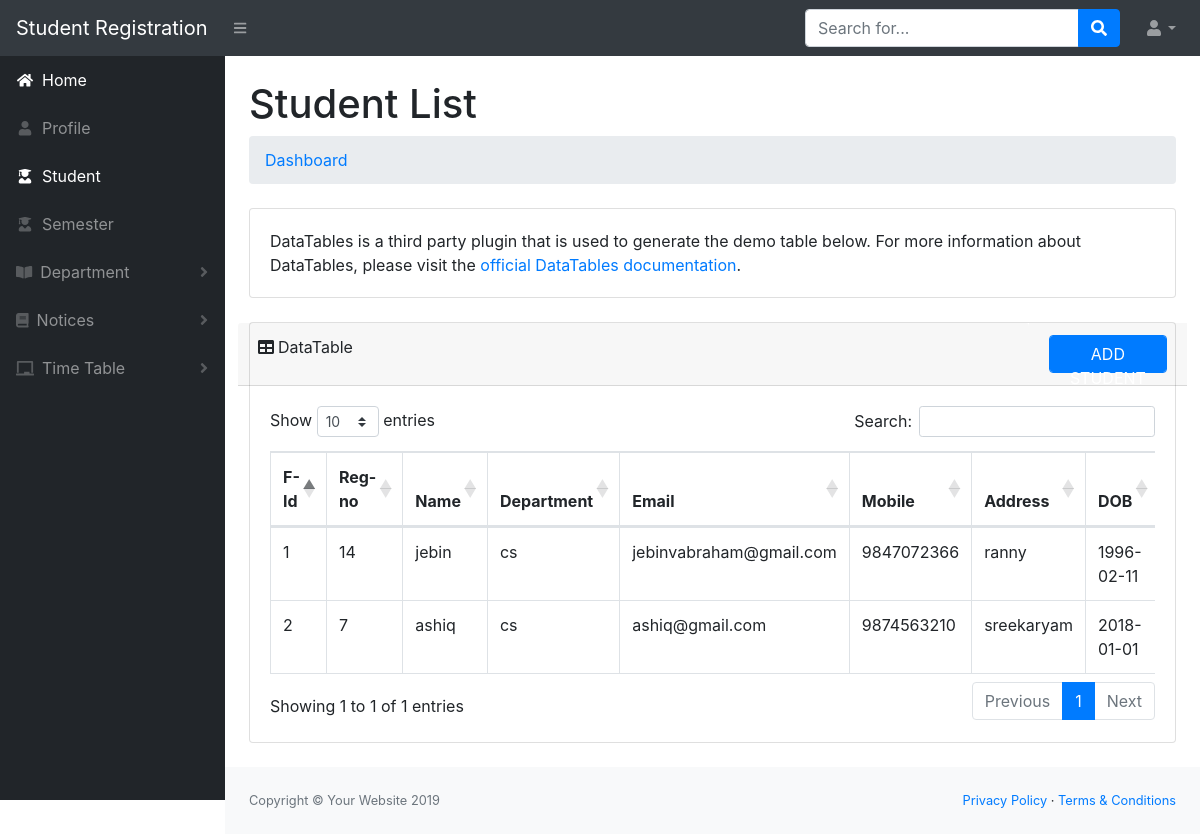
The app's page /view/facultyhome.php (signed in) with its own data.
### tables this page shows
CREATE TABLE `student` (
  `studid` int(11) NOT NULL,
  `regno` int(11) NOT NULL,
  `studentname` varchar(30) NOT NULL,
  `departmentname` varchar(30) NOT NULL,
  `email` varchar(30) NOT NULL,
  `dob` date NOT NULL,
  `gender` varchar(30) NOT NULL,
  `address` varchar(30) NOT NULL,
  `mobile` bigint(20) NOT NULL,
  `password` varchar(30) NOT NULL
);

### view/facultyhome.php (the view, shortened to what this page needs)
<!DOCTYPE html>
<html lang="en">
    <head>
        <link href="css/styles.css" rel="stylesheet" />
        <link href="https://cdn.datatables.net/1.10.20/css/dataTables.bootstrap4.min.css" rel="stylesheet" />
    </head>
    <body class="sb-nav-fixed">
        <nav class="sb-topnav navbar navbar-expand navbar-dark bg-dark">
            <a class="navbar-brand" href="index.html">Student Registration</a><button class="btn btn-link btn-sm order-1 order-lg-0" id="sidebarToggle" href="#"><i class="fas fa-bars"></i></button
            >
            <a class="d-none d-md-inline-block form-inline ml-auto mr-0 mr-md-3 my-2 my-md-0">
                <div class="input-group">
                    <input class="form-control" type="text" placeholder="Search for..." aria-label="Search" aria-describedby="basic-addon2" />
                    <div class="input-group-append">
                        <button class="btn btn-primary" type="button"><i class="fas fa-search"></i></button>
                    </div>
                </div>
            </a>
            <ul class="navbar-nav ml-auto ml-md-0">
                <li class="nav-item dropdown">
                    <a class="nav-link dropdown-toggle" id="userDropdown" href="#" role="button" data-toggle="dropdown" aria-haspopup="true" aria-expanded="false"><i class="fas fa-user  fa-fw"></i></a>
                </li>
            </ul>
        </nav>
        <div id="layoutSidenav">
            <div id="layoutSidenav_nav">
                <nav class="sb-sidenav accordion sb-sidenav-dark" id="sidenavAccordion">
                    <div class="sb-sidenav-menu">
                        <div class="nav">
                            <a class="nav-link" href="facultyhome.php"
                                ><div class="sb-nav-link-icon"><i class="fa fa-home fa-fw"></i></div>
                                Home</a>
                            <a class="nav-link" href="facultyprofile.php"
                                ><div class="sb-nav-link-icon"><i class="fa fa-user fa-fw"></i></div>
                                Profile</a>
                            <a class="nav-link" href="facultyhome.php"
                            ><div class="sb-nav-link-icon"><i class="fa fa-user-graduate fa-fw"></i></div>
                            Student</a>
                            <a class="nav-link" href="facultysem.php"
                            ><div class="sb-nav-link-icon"><i class="fa fa-user-graduate fa-fw"></i></div>
                            Semester</a>
                            <a class="nav-link collapsed" href="#" data-toggle="collapse" data-target="#collapsePages" aria-expanded="false" aria-controls="collapsePages"
                                ><div class="sb-nav-link-icon"><i class="fas fa-book-open"></i></div>
                                Department
                                <div class="sb-sidenav-collapse-arrow"><i class="fas fa-angle-down"></i></div
                            ></a>
                            <a class="nav-link collapsed" href="#" data-toggle="collapse" data-target="#collapse" aria-expanded="false" aria-controls="collapse"
                                ><div class="sb-nav-link-icon"><i class="fas fa-book"></i></div>
                                Notices
                                <div class="sb-sidenav-collapse-arrow"><i class="fas fa-angle-down"></i></div
                            ></a>
                            <a class="nav-link collapsed" href="#" data-toggle="collapse" data-target="#collapseP" aria-expanded="false" aria-controls="collapsePages"
                                ><div class="sb-nav-link-icon"><i class="fas fa-chalkboard"></i></div>
                                Time Table
                                <div class="sb-sidenav-collapse-arrow"><i class="fas fa-angle-down"></i></div
                            ></a>
                </nav>
            </div>
            <div id="layoutSidenav_content">
                <main>
                    <div class="container-fluid">
                        <h1 class="mt-4">Student List</h1>
                        <ol class="breadcrumb mb-4">
                            <li class="breadcrumb-item"><a href="index.html">Dashboard</a></li>
                        </ol>
                        <div class="card mb-4">
                            <div class="card-body">DataTables is a third party plugin that is used to generate the demo table below. For more information about DataTables, please visit the <a target="_blank" href="https://datatables.net/">official DataTables documentation</a>.</div>
                        </div>
                        <div class="card mb-4">
                        <div class="row">
                            <div class="col-10 card-header"><i class="fas fa-table mr-1"></i>DataTable</div>
                            <div class="col-2 card-header">
                            <a href="facultystudentreg.php" class=" btn btn-primary form-control">ADD STUDENT</a>
                            </div>
                            </div>
                            <div class="card-body">
                                <div class="table-responsive">
                                    <form method="POST">
                                    <table class="table table-bordered" id="dataTable" width="100%" cellspacing="0">
                                        <thead>
                                            <tr>
                                                <th>F-Id</th>
                                                <th>Reg-no</th>
                                                <th>Name</th>
                                                <th>Department</th>
                                                <th>Email</th>
                                                <th>Mobile</th>
                                                <th>Address</th>
                                                <th>DOB</th>
                                            </tr>
                                        </thead>
                                        <?php
                                            require '../config/connection.php';
                                            $var1=$_SESSION['fac_id'];
                                            $sql="SELECT * FROM faculty WHERE fid='".$var1."'";
                                            $result = mysqli_query($conn,$sql);
                                            if($row = mysqli_fetch_assoc($result))
                                            {
                                                $var2=$row['department'];
                                                $sql="SELECT * FROM student WHERE departmentname='".$var2."'";
                                                $result1 = mysqli_query($conn,$sql);
                                                while($row1=mysqli_fetch_assoc($result1))
                                                {
                                            ?>
                                        <tbody>
                                            <tr>
                                                <td><?php echo $row1['studid'];?></td>
                                                <td><?php echo $row1['regno'];?></td>
                                                <td><?php echo $row1['studentname'];?></td>
                                                <td><?php echo $row1['departmentname'];?></td>
                                                <td><?php echo $row1['email'];?></td>
                                                <td><?php echo $row1['mobile'];?></td>
                                                <td><?php echo $row1['address'];?></td>
                                                <td><?php echo $row1['dob'];?></td>
                                            </tr>
                                            <?php
                                                }
                                            }
                                            ?>
                                            </form>
                                </div>
                            </div>
                        </div>
                    </div>
                </main>
                <footer class="py-4 bg-light mt-auto">
                    <div class="container-fluid">
                        <div class="d-flex align-items-center justify-content-between small">
                            <div class="text-muted">Copyright &copy; Your Website 2019</div>
                            <div>
                                <a href="#">Privacy Policy</a>
                                &middot;
                                <a href="#">Terms &amp; Conditions</a>
                            </div>
                        </div>
                    </div>
                </footer>
            </div>
        </div>
    </body>
</html>

### records on screen
student: studid "1", regno "14", studentname "jebin", departmentname "cs", email "jebinvabraham@gmail.com", mobile "9847072366", address "ranny", dob "1996-02-11"
student: studid "2", regno "7", studentname "ashiq", departmentname "cs", email "ashiq@gmail.com", mobile "9874563210", address "sreekaryam", dob "2018-01-01"
